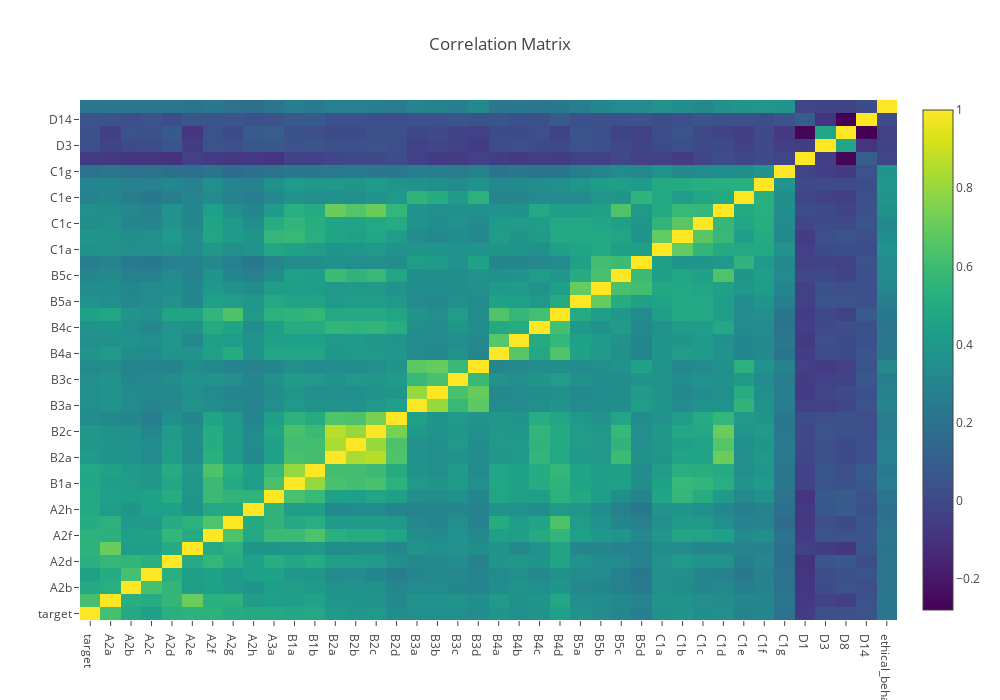

The cell this chart's notebook holds for it:
### Code cell
#plot correlation matrix
data = [
    go.Heatmap(
        z= survey.iloc[:,:55].corr().values,
        x=survey.iloc[:,:55].columns.values,
        y=survey.iloc[:,:55].columns.values,
        colorscale='Viridis',
        reversescale = False,
        opacity = 1.
                )]

layout = go.Layout(
    title='Correlation Matrix', width = 1000, height = 700)

fig = go.Figure(data=data, layout=layout)
py.iplot(fig, filename='labelled-heatmap')

### Figure 1 — Plotly figure (JSON) as saved in the notebook; plotly's stock layout.template omitted (floating-point values rounded to 4 significant figures; data arrays with more than 128 entries replaced by an {"elided": "..."} marker saying what was removed)
{"data": [{"colorscale": "Viridis", "opacity": 1, "reversescale": false, "type": "heatmap", "uid": "9ddae2d0-d131-11e8-9219-7831c1d00308", "x": ["target", "A2a", "A2b", "A2c", "A2d", "A2e", "A2f", "A2g", "A2h", "A3a", "B1a", "B1b", "B2a", "B2b", "B2c", "B2d", "B3a", "B3b", "B3c", "B3d", "B4a", "B4b", "B4c", "B4d", "B5a", "B5b", "B5c", "B5d", "C1a", "C1b", "C1c", "C1d", "C1e", "C1f", "C1g", "D1", "D3", "D8", "D14", "ethical_behaviour_med"], "y": ["target", "A2a", "A2b", "A2c", "A2d", "A2e", "A2f", "A2g", "A2h", "A3a", "B1a", "B1b", "B2a", "B2b", "B2c", "B2d", "B3a", "B3b", "B3c", "B3d", "B4a", "B4b", "B4c", "B4d", "B5a", "B5b", "B5c", "B5d", "C1a", "C1b", "C1c", "C1d", "C1e", "C1f", "C1g", "D1", "D3", "D8", "D14", "ethical_behaviour_med"], "z": {"elided": "40x40 float values"}}], "layout": {"height": 700, "title": "Correlation Matrix", "width": 1000}}
